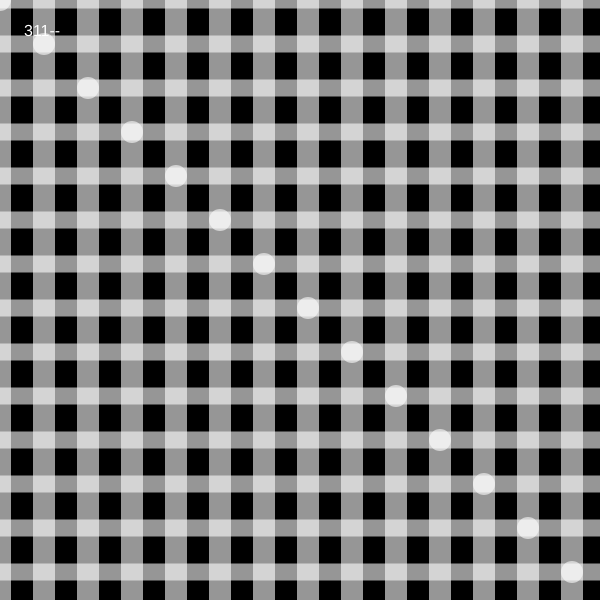
Frame 1 (no input)
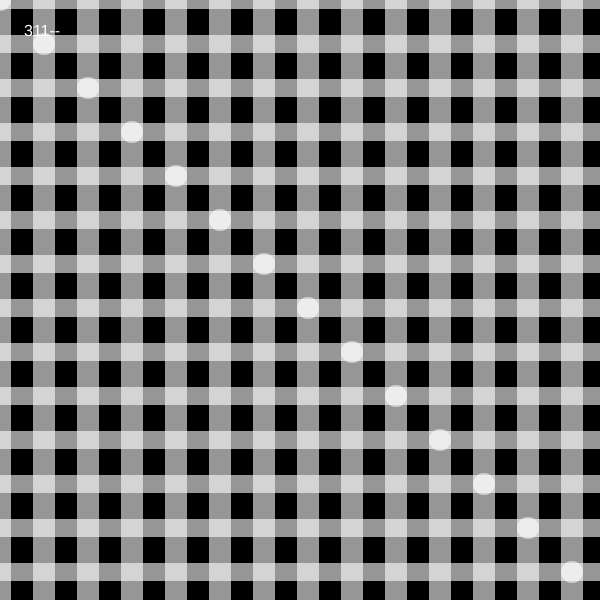
Frame 2 (the mouse pressed at the canvas centre, redrawn once)

The p5.js sketch that drew these frames (run headless with seeded random() and noise() and a simulated clock; the mouse was pressed at the canvas centre and the sketch redrawn once):

// p5.js sketch
// ── sketch.js
// random-step stripe + dot grid; "311--" caption

function setup() {
  createCanvas(600, 600);
  noLoop();
}

function draw() {
  background(0);
  fill(255);
  noStroke();
  textSize(16);
  text('311--', 24, 36);

  fill(255, 150);
  rectMode(CENTER);
  ellipseMode(CENTER);

  const xstep = floor(random(30, 50));
  const ystep = floor(random(30, 50));

  for (let x = 0; x < width; x += xstep) {
    const y = x;
    rect(width / 2, y, width, ystep / 2);
    const swidth = xstep / 2;
    rect(x, height / 2, swidth, height);
    ellipse(x, y, swidth, swidth);
  }
}
